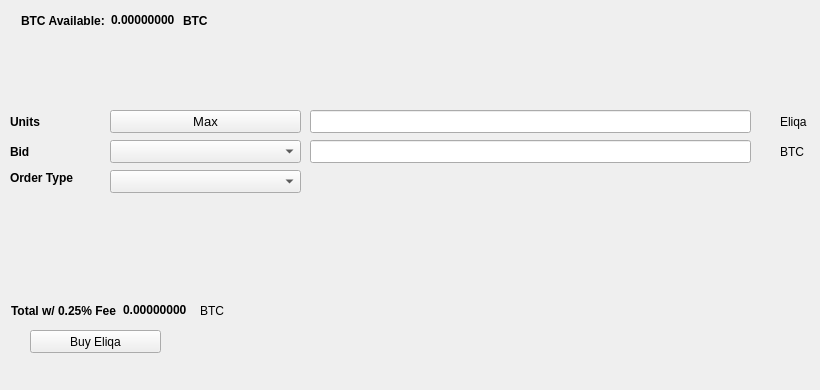
   <widget class="QWidget" name="BuyTab">
    <attribute name="title">
     <string>Buy</string>
    </attribute>
    <widget class="QPushButton" name="BuyEliqa">
     <property name="geometry">
      <rect>
       <x>30</x>
       <y>330</y>
       <width>131</width>
       <height>23</height>
      </rect>
     </property>
     <property name="text">
      <string>Buy Eliqa</string>
     </property>
     <property name="icon">
      <iconset resource="../eliqa.qrc">
       <normaloff>:/icons/bitcoin</normaloff>:/icons/bitcoin</iconset>
     </property>
    </widget>
    <widget class="QLabel" name="label_3">
     <property name="geometry">
      <rect>
       <x>10</x>
       <y>110</y>
       <width>46</width>
       <height>23</height>
      </rect>
     </property>
     <property name="font">
      <font>
       <weight>75</weight>
       <bold>true</bold>
      </font>
     </property>
     <property name="text">
      <string>Units</string>
     </property>
    </widget>
    <widget class="QLineEdit" name="UnitsInput">
     <property name="geometry">
      <rect>
       <x>310</x>
       <y>110</y>
       <width>441</width>
       <height>23</height>
      </rect>
     </property>
     <property name="font">
      <font>
       <pointsize>9</pointsize>
       <weight>75</weight>
       <bold>true</bold>
      </font>
     </property>
    </widget>
    <widget class="QLineEdit" name="BuyBidPriceEdit">
     <property name="geometry">
      <rect>
       <x>310</x>
       <y>140</y>
       <width>441</width>
       <height>23</height>
      </rect>
     </property>
     <property name="font">
      <font>
       <pointsize>9</pointsize>
       <weight>75</weight>
       <bold>true</bold>
      </font>
     </property>
    </widget>
    <widget class="QLabel" name="label_4">
     <property name="geometry">
      <rect>
       <x>780</x>
       <y>110</y>
       <width>31</width>
       <height>23</height>
      </rect>
     </property>
     <property name="text">
      <string>Eliqa</string>
     </property>
    </widget>
    <widget class="QLabel" name="label_5">
     <property name="geometry">
      <rect>
       <x>780</x>
       <y>140</y>
       <width>31</width>
       <height>23</height>
      </rect>
     </property>
     <property name="text">
      <string>BTC</string>
     </property>
    </widget>
    <widget class="QLabel" name="label_6">
     <property name="geometry">
      <rect>
       <x>10</x>
       <y>140</y>
       <width>46</width>
       <height>23</height>
      </rect>
     </property>
     <property name="font">
      <font>
       <weight>75</weight>
       <bold>true</bold>
      </font>
     </property>
     <property name="text">
      <string>Bid</string>
     </property>
    </widget>
    <widget class="QLabel" name="label_7">
     <property name="geometry">
      <rect>
       <x>10</x>
       <y>170</y>
       <width>91</width>
       <height>16</height>
      </rect>
     </property>
     <property name="font">
      <font>
       <weight>75</weight>
       <bold>true</bold>
      </font>
     </property>
     <property name="text">
      <string>Order Type</string>
     </property>
    </widget>
    <widget class="QPushButton" name="Buy_Max_Amount">
     <property name="geometry">
      <rect>
       <x>110</x>
       <y>110</y>
       <width>191</width>
       <height>23</height>
      </rect>
     </property>
     <property name="font">
      <font>
       <pointsize>10</pointsize>
      </font>
     </property>
     <property name="text">
      <string>Max</string>
     </property>
    </widget>
    <widget class="QComboBox" name="BuyBidcomboBox">
     <property name="geometry">
      <rect>
       <x>110</x>
       <y>140</y>
       <width>191</width>
       <height>23</height>
      </rect>
     </property>
     <property name="font">
      <font>
       <pointsize>10</pointsize>
      </font>
     </property>
    </widget>
    <widget class="QComboBox" name="buyOrdertypeCombo">
     <property name="geometry">
      <rect>
       <x>110</x>
       <y>170</y>
       <width>191</width>
       <height>23</height>
      </rect>
     </property>
     <property name="font">
      <font>
       <pointsize>10</pointsize>
      </font>
     </property>
    </widget>
    <widget class="QWidget" name="layoutWidget1">
     <property name="geometry">
      <rect>
       <x>21</x>
       <y>11</y>
       <width>227</width>
       <height>19</height>
      </rect>
     </property>
     <layout class="QHBoxLayout" name="horizontalLayout_3">
      <item>
       <widget class="QLabel" name="label232">
        <property name="font">
         <font>
          <weight>75</weight>
          <bold>true</bold>
         </font>
        </property>
        <property name="text">
         <string>BTC Available:</string>
        </property>
       </widget>
      </item>
      <item>
       <widget class="QLabel" name="BtcAvailableLbl">
        <property name="palette">
         <palette>
          <active>
           <colorrole role="WindowText">
            <brush brushstyle="SolidPattern">
             <color alpha="255">
              <red>0</red>
              <green>0</green>
              <blue>0</blue>
             </color>
            </brush>
           </colorrole>
           <colorrole role="Button">
            <brush brushstyle="SolidPattern">
             <color alpha="255">
              <red>0</red>
              <green>170</green>
              <blue>0</blue>
             </color>
            </brush>
           </colorrole>
           <colorrole role="Light">
            <brush brushstyle="SolidPattern">
             <color alpha="255">
              <red>0</red>
              <green>255</green>
              <blue>0</blue>
             </color>
            </brush>
           </colorrole>
           <colorrole role="Midlight">
            <brush brushstyle="SolidPattern">
             <color alpha="255">
              <red>0</red>
              <green>212</green>
              <blue>0</blue>
             </color>
            </brush>
           </colorrole>
           <colorrole role="Dark">
            <brush brushstyle="SolidPattern">
             <color alpha="255">
              <red>0</red>
              <green>85</green>
              <blue>0</blue>
             </color>
            </brush>
           </colorrole>
           <colorrole role="Mid">
            <brush brushstyle="SolidPattern">
             <color alpha="255">
              <red>0</red>
              <green>113</green>
              <blue>0</blue>
             </color>
            </brush>
           </colorrole>
           <colorrole role="Text">
            <brush brushstyle="SolidPattern">
             <color alpha="255">
              <red>0</red>
              <green>170</green>
              <blue>0</blue>
             </color>
            </brush>
           </colorrole>
           <colorrole role="BrightText">
            <brush brushstyle="SolidPattern">
             <color alpha="255">
              <red>255</red>
              <green>255</green>
              <blue>255</blue>
             </color>
            </brush>
           </colorrole>
           <colorrole role="ButtonText">
            <brush brushstyle="SolidPattern">
             <color alpha="255">
              <red>0</red>
              <green>0</green>
              <blue>0</blue>
             </color>
            </brush>
           </colorrole>
           <colorrole role="Base">
            <brush brushstyle="SolidPattern">
             <color alpha="255">
              <red>255</red>
              <green>255</green>
              <blue>255</blue>
             </color>
            </brush>
           </colorrole>
           <colorrole role="Window">
            <brush brushstyle="SolidPattern">
             <color alpha="255">
              <red>0</red>
              <green>170</green>
              <blue>0</blue>
             </color>
            </brush>
           </colorrole>
           <colorrole role="Shadow">
            <brush brushstyle="SolidPattern">
             <color alpha="255">
              <red>0</red>
              <green>0</green>
              <blue>0</blue>
             </color>
            </brush>
           </colorrole>
           <colorrole role="AlternateBase">
            <brush brushstyle="SolidPattern">
             <color alpha="255">
              <red>127</red>
              <green>212</green>
              <blue>127</blue>
             </color>
            </brush>
           </colorrole>
           <colorrole role="ToolTipBase">
            <brush brushstyle="SolidPattern">
             <color alpha="255">
              <red>255</red>
              <green>255</green>
              <blue>220</blue>
             </color>
            </brush>
           </colorrole>
           <colorrole role="ToolTipText">
            <brush brushstyle="SolidPattern">
             <color alpha="255">
              <red>0</red>
              <green>0</green>
              <blue>0</blue>
             </color>
            </brush>
           </colorrole>
          </active>
          <inactive>
           <colorrole role="WindowText">
            <brush brushstyle="SolidPattern">
             <color alpha="255">
              <red>0</red>
              <green>0</green>
              <blue>0</blue>
             </color>
            </brush>
           </colorrole>
           <colorrole role="Button">
            <brush brushstyle="SolidPattern">
             <color alpha="255">
              <red>0</red>
              <green>170</green>
              <blue>0</blue>
             </color>
            </brush>
           </colorrole>
           <colorrole role="Light">
            <brush brushstyle="SolidPattern">
             <color alpha="255">
              <red>0</red>
              <green>255</green>
              <blue>0</blue>
             </color>
            </brush>
           </colorrole>
           <colorrole role="Midlight">
            <brush brushstyle="SolidPattern">
             <color alpha="255">
              <red>0</red>
              <green>212</green>
              <blue>0</blue>
             </color>
            </brush>
           </colorrole>
           <colorrole role="Dark">
            <brush brushstyle="SolidPattern">
             <color alpha="255">
              <red>0</red>
              <green>85</green>
              <blue>0</blue>
             </color>
            </brush>
           </colorrole>
           <colorrole role="Mid">
            <brush brushstyle="SolidPattern">
             <color alpha="255">
              <red>0</red>
              <green>113</green>
              <blue>0</blue>
             </color>
            </brush>
           </colorrole>
           <colorrole role="Text">
            <brush brushstyle="SolidPattern">
             <color alpha="255">
              <red>0</red>
              <green>170</green>
              <blue>0</blue>
             </color>
            </brush>
           </colorrole>
           <colorrole role="BrightText">
            <brush brushstyle="SolidPattern">
             <color alpha="255">
              <red>255</red>
              <green>255</green>
              <blue>255</blue>
             </color>
            </brush>
           </colorrole>
           <colorrole role="ButtonText">
            <brush brushstyle="SolidPattern">
             <color alpha="255">
              <red>0</red>
              <green>0</green>
              <blue>0</blue>
             </color>
            </brush>
           </colorrole>
           <colorrole role="Base">
            <brush brushstyle="SolidPattern">
             <color alpha="255">
              <red>255</red>
              <green>255</green>
              <blue>255</blue>
             </color>
            </brush>
           </colorrole>
           <colorrole role="Window">
            <brush brushstyle="SolidPattern">
             <color alpha="255">
              <red>0</red>
              <green>170</green>
              <blue>0</blue>
             </color>
            </brush>
           </colorrole>
           <colorrole role="Shadow">
            <brush brushstyle="SolidPattern">
             <color alpha="255">
              <red>0</red>
              <green>0</green>
              <blue>0</blue>
             </color>
            </brush>
           </colorrole>
           <colorrole role="AlternateBase">
            <brush brushstyle="SolidPattern">
             <color alpha="255">
              <red>127</red>
              <green>212</green>
              <blue>127</blue>
             </color>
            </brush>
           </colorrole>
           <colorrole role="ToolTipBase">
            <brush brushstyle="SolidPattern">
             <color alpha="255">
              <red>255</red>
              <green>255</green>
              <blue>220</blue>
             </color>
            </brush>
           </colorrole>
           <colorrole role="ToolTipText">
            <brush brushstyle="SolidPattern">
             <color alpha="255">
              <red>0</red>
              <green>0</green>
              <blue>0</blue>
             </color>
            </brush>
           </colorrole>
          </inactive>
          <disabled>
           <colorrole role="WindowText">
            <brush brushstyle="SolidPattern">
             <color alpha="255">
              <red>0</red>
              <green>85</green>
              <blue>0</blue>
             </color>
            </brush>
           </colorrole>
           <colorrole role="Button">
            <brush brushstyle="SolidPattern">
             <color alpha="255">
              <red>0</red>
              <green>170</green>
              <blue>0</blue>
             </color>
            </brush>
           </colorrole>
           <colorrole role="Light">
            <brush brushstyle="SolidPattern">
             <color alpha="255">
              <red>0</red>
              <green>255</green>
              <blue>0</blue>
             </color>
            </brush>
           </colorrole>
           <colorrole role="Midlight">
            <brush brushstyle="SolidPattern">
             <color alpha="255">
              <red>0</red>
              <green>212</green>
              <blue>0</blue>
             </color>
            </brush>
           </colorrole>
           <colorrole role="Dark">
            <brush brushstyle="SolidPattern">
             <color alpha="255">
              <red>0</red>
              <green>85</green>
              <blue>0</blue>
             </color>
            </brush>
           </colorrole>
           <colorrole role="Mid">
            <brush brushstyle="SolidPattern">
             <color alpha="255">
              <red>0</red>
              <green>113</green>
              <blue>0</blue>
             </color>
            </brush>
           </colorrole>
           <colorrole role="Text">
            <brush brushstyle="SolidPattern">
             <color alpha="255">
              <red>0</red>
              <green>85</green>
              <blue>0</blue>
             </color>
            </brush>
           </colorrole>
           <colorrole role="BrightText">
            <brush brushstyle="SolidPattern">
             <color alpha="255">
              <red>255</red>
              <green>255</green>
              <blue>255</blue>
             </color>
            </brush>
           </colorrole>
           <colorrole role="ButtonText">
            <brush brushstyle="SolidPattern">
             <color alpha="255">
              <red>0</red>
              <green>85</green>
              <blue>0</blue>
             </color>
            </brush>
           </colorrole>
           <colorrole role="Base">
            <brush brushstyle="SolidPattern">
             <color alpha="255">
              <red>0</red>
              <green>170</green>
              <blue>0</blue>
             </color>
            </brush>
           </colorrole>
           <colorrole role="Window">
            <brush brushstyle="SolidPattern">
             <color alpha="255">
              <red>0</red>
              <green>170</green>
              <blue>0</blue>
             </color>
            </brush>
           </colorrole>
           <colorrole role="Shadow">
            <brush brushstyle="SolidPattern">
             <color alpha="255">
              <red>0</red>
              <green>0</green>
              <blue>0</blue>
             </color>
            </brush>
           </colorrole>
           <colorrole role="AlternateBase">
            <brush brushstyle="SolidPattern">
             <color alpha="255">
              <red>0</red>
              <green>170</green>
              <blue>0</blue>
             </color>
            </brush>
           </colorrole>
           <colorrole role="ToolTipBase">
            <brush brushstyle="SolidPattern">
             <color alpha="255">
              <red>255</red>
              <green>255</green>
              <blue>220</blue>
             </color>
            </brush>
           </colorrole>
           <colorrole role="ToolTipText">
            <brush brushstyle="SolidPattern">
             <color alpha="255">
              <red>0</red>
              <green>0</green>
              <blue>0</blue>
             </color>
            </brush>
           </colorrole>
          </disabled>
         </palette>
        </property>
        <property name="font">
         <font>
          <weight>75</weight>
          <bold>true</bold>
         </font>
        </property>
        <property name="text">
         <string>0.00000000</string>
        </property>
        <property name="textInteractionFlags">
         <set>Qt::LinksAccessibleByMouse|Qt::TextSelectableByKeyboard|Qt::TextSelectableByMouse</set>
        </property>
       </widget>
      </item>
      <item>
       <widget class="QLabel" name="BtcAvailableLbl_2">
        <property name="font">
         <font>
          <weight>75</weight>
          <bold>true</bold>
         </font>
        </property>
        <property name="text">
         <string>BTC</string>
        </property>
       </widget>
      </item>
     </layout>
    </widget>
    <widget class="QWidget" name="layoutWidge2">
     <property name="geometry">
      <rect>
       <x>11</x>
       <y>301</y>
       <width>259</width>
       <height>19</height>
      </rect>
     </property>
     <layout class="QHBoxLayout" name="horizontalLayout_4">
      <item>
       <widget class="QLabel" name="label_9">
        <property name="font">
         <font>
          <weight>75</weight>
          <bold>true</bold>
         </font>
        </property>
        <property name="text">
         <string>Total w/ 0.25% Fee</string>
        </property>
       </widget>
      </item>
      <item>
       <widget class="QLabel" name="BuyCostLabel">
        <property name="palette">
         <palette>
          <active>
           <colorrole role="WindowText">
            <brush brushstyle="SolidPattern">
             <color alpha="255">
              <red>0</red>
              <green>0</green>
              <blue>0</blue>
             </color>
            </brush>
           </colorrole>
           <colorrole role="Button">
            <brush brushstyle="SolidPattern">
             <color alpha="255">
              <red>0</red>
              <green>170</green>
              <blue>0</blue>
             </color>
            </brush>
           </colorrole>
           <colorrole role="Light">
            <brush brushstyle="SolidPattern">
             <color alpha="255">
              <red>0</red>
              <green>255</green>
              <blue>0</blue>
             </color>
            </brush>
           </colorrole>
           <colorrole role="Midlight">
            <brush brushstyle="SolidPattern">
             <color alpha="255">
              <red>0</red>
              <green>212</green>
              <blue>0</blue>
             </color>
            </brush>
           </colorrole>
           <colorrole role="Dark">
            <brush brushstyle="SolidPattern">
             <color alpha="255">
              <red>0</red>
              <green>85</green>
              <blue>0</blue>
             </color>
            </brush>
           </colorrole>
           <colorrole role="Mid">
            <brush brushstyle="SolidPattern">
             <color alpha="255">
              <red>0</red>
              <green>113</green>
              <blue>0</blue>
             </color>
            </brush>
           </colorrole>
           <colorrole role="Text">
            <brush brushstyle="SolidPattern">
             <color alpha="255">
              <red>0</red>
              <green>170</green>
              <blue>0</blue>
             </color>
            </brush>
           </colorrole>
           <colorrole role="BrightText">
            <brush brushstyle="SolidPattern">
             <color alpha="255">
              <red>255</red>
              <green>255</green>
              <blue>255</blue>
             </color>
            </brush>
           </colorrole>
           <colorrole role="ButtonText">
            <brush brushstyle="SolidPattern">
             <color alpha="255">
              <red>0</red>
              <green>0</green>
              <blue>0</blue>
             </color>
            </brush>
           </colorrole>
           <colorrole role="Base">
            <brush brushstyle="SolidPattern">
             <color alpha="255">
              <red>255</red>
              <green>255</green>
              <blue>255</blue>
             </color>
            </brush>
           </colorrole>
           <colorrole role="Window">
            <brush brushstyle="SolidPattern">
             <color alpha="255">
              <red>0</red>
              <green>170</green>
              <blue>0</blue>
             </color>
            </brush>
           </colorrole>
           <colorrole role="Shadow">
            <brush brushstyle="SolidPattern">
             <color alpha="255">
              <red>0</red>
              <green>0</green>
              <blue>0</blue>
             </color>
            </brush>
           </colorrole>
           <colorrole role="AlternateBase">
            <brush brushstyle="SolidPattern">
             <color alpha="255">
              <red>127</red>
              <green>212</green>
              <blue>127</blue>
             </color>
            </brush>
           </colorrole>
           <colorrole role="ToolTipBase">
            <brush brushstyle="SolidPattern">
             <color alpha="255">
              <red>255</red>
              <green>255</green>
              <blue>220</blue>
             </color>
            </brush>
           </colorrole>
           <colorrole role="ToolTipText">
            <brush brushstyle="SolidPattern">
             <color alpha="255">
              <red>0</red>
              <green>0</green>
              <blue>0</blue>
             </color>
            </brush>
           </colorrole>
          </active>
          <inactive>
           <colorrole role="WindowText">
            <brush brushstyle="SolidPattern">
             <color alpha="255">
              <red>0</red>
              <green>0</green>
              <blue>0</blue>
             </color>
            </brush>
           </colorrole>
           <colorrole role="Button">
            <brush brushstyle="SolidPattern">
             <color alpha="255">
              <red>0</red>
              <green>170</green>
              <blue>0</blue>
             </color>
            </brush>
           </colorrole>
           <colorrole role="Light">
            <brush brushstyle="SolidPattern">
             <color alpha="255">
              <red>0</red>
              <green>255</green>
              <blue>0</blue>
             </color>
            </brush>
           </colorrole>
           <colorrole role="Midlight">
            <brush brushstyle="SolidPattern">
             <color alpha="255">
              <red>0</red>
              <green>212</green>
              <blue>0</blue>
             </color>
            </brush>
           </colorrole>
           <colorrole role="Dark">
            <brush brushstyle="SolidPattern">
             <color alpha="255">
              <red>0</red>
              <green>85</green>
              <blue>0</blue>
             </color>
            </brush>
           </colorrole>
           <colorrole role="Mid">
            <brush brushstyle="SolidPattern">
             <color alpha="255">
              <red>0</red>
              <green>113</green>
              <blue>0</blue>
             </color>
            </brush>
           </colorrole>
           <colorrole role="Text">
            <brush brushstyle="SolidPattern">
             <color alpha="255">
              <red>0</red>
              <green>170</green>
              <blue>0</blue>
             </color>
            </brush>
           </colorrole>
           <colorrole role="BrightText">
            <brush brushstyle="SolidPattern">
             <color alpha="255">
              <red>255</red>
              <green>255</green>
              <blue>255</blue>
             </color>
            </brush>
           </colorrole>
           <colorrole role="ButtonText">
            <brush brushstyle="SolidPattern">
             <color alpha="255">
              <red>0</red>
              <green>0</green>
              <blue>0</blue>
             </color>
            </brush>
           </colorrole>
           <colorrole role="Base">
            <brush brushstyle="SolidPattern">
             <color alpha="255">
              <red>255</red>
              <green>255</green>
              <blue>255</blue>
             </color>
            </brush>
           </colorrole>
           <colorrole role="Window">
            <brush brushstyle="SolidPattern">
             <color alpha="255">
              <red>0</red>
              <green>170</green>
              <blue>0</blue>
             </color>
            </brush>
           </colorrole>
           <colorrole role="Shadow">
            <brush brushstyle="SolidPattern">
             <color alpha="255">
              <red>0</red>
              <green>0</green>
              <blue>0</blue>
             </color>
            </brush>
           </colorrole>
           <colorrole role="AlternateBase">
            <brush brushstyle="SolidPattern">
             <color alpha="255">
              <red>127</red>
              <green>212</green>
              <blue>127</blue>
             </color>
            </brush>
           </colorrole>
           <colorrole role="ToolTipBase">
            <brush brushstyle="SolidPattern">
             <color alpha="255">
              <red>255</red>
              <green>255</green>
              <blue>220</blue>
             </color>
            </brush>
           </colorrole>
           <colorrole role="ToolTipText">
            <brush brushstyle="SolidPattern">
             <color alpha="255">
              <red>0</red>
              <green>0</green>
              <blue>0</blue>
             </color>
            </brush>
           </colorrole>
          </inactive>
          <disabled>
           <colorrole role="WindowText">
            <brush brushstyle="SolidPattern">
             <color alpha="255">
              <red>0</red>
              <green>85</green>
              <blue>0</blue>
             </color>
            </brush>
           </colorrole>
           <colorrole role="Button">
            <brush brushstyle="SolidPattern">
             <color alpha="255">
              <red>0</red>
              <green>170</green>
              <blue>0</blue>
             </color>
            </brush>
           </colorrole>
           <colorrole role="Light">
            <brush brushstyle="SolidPattern">
             <color alpha="255">
              <red>0</red>
              <green>255</green>
              <blue>0</blue>
             </color>
            </brush>
           </colorrole>
           <colorrole role="Midlight">
            <brush brushstyle="SolidPattern">
             <color alpha="255">
              <red>0</red>
              <green>212</green>
              <blue>0</blue>
             </color>
            </brush>
           </colorrole>
           <colorrole role="Dark">
            <brush brushstyle="SolidPattern">
             <color alpha="255">
              <red>0</red>
              <green>85</green>
              <blue>0</blue>
             </color>
            </brush>
           </colorrole>
           <colorrole role="Mid">
            <brush brushstyle="SolidPattern">
             <color alpha="255">
              <red>0</red>
              <green>113</green>
              <blue>0</blue>
             </color>
            </brush>
           </colorrole>
           <colorrole role="Text">
            <brush brushstyle="SolidPattern">
             <color alpha="255">
              <red>0</red>
              <green>85</green>
              <blue>0</blue>
             </color>
            </brush>
           </colorrole>
           <colorrole role="BrightText">
            <brush brushstyle="SolidPattern">
             <color alpha="255">
              <red>255</red>
              <green>255</green>
              <blue>255</blue>
             </color>
            </brush>
           </colorrole>
           <colorrole role="ButtonText">
            <brush brushstyle="SolidPattern">
             <color alpha="255">
              <red>0</red>
              <green>85</green>
              <blue>0</blue>
             </color>
            </brush>
           </colorrole>
           <colorrole role="Base">
            <brush brushstyle="SolidPattern">
             <color alpha="255">
              <red>0</red>
              <green>170</green>
              <blue>0</blue>
             </color>
            </brush>
           </colorrole>
           <colorrole role="Window">
            <brush brushstyle="SolidPattern">
             <color alpha="255">
              <red>0</red>
              <green>170</green>
              <blue>0</blue>
             </color>
            </brush>
           </colorrole>
           <colorrole role="Shadow">
            <brush brushstyle="SolidPattern">
             <color alpha="255">
              <red>0</red>
              <green>0</green>
              <blue>0</blue>
             </color>
            </brush>
           </colorrole>
           <colorrole role="AlternateBase">
            <brush brushstyle="SolidPattern">
             <color alpha="255">
              <red>0</red>
              <green>170</green>
              <blue>0</blue>
             </color>
            </brush>
           </colorrole>
           <colorrole role="ToolTipBase">
            <brush brushstyle="SolidPattern">
             <color alpha="255">
              <red>255</red>
              <green>255</green>
              <blue>220</blue>
             </color>
            </brush>
           </colorrole>
           <colorrole role="ToolTipText">
            <brush brushstyle="SolidPattern">
             <color alpha="255">
              <red>0</red>
              <green>0</green>
              <blue>0</blue>
             </color>
            </brush>
           </colorrole>
          </disabled>
         </palette>
        </property>
        <property name="font">
         <font>
          <weight>75</weight>
          <bold>true</bold>
         </font>
        </property>
        <property name="autoFillBackground">
         <bool>false</bool>
        </property>
        <property name="text">
         <string>0.00000000</string>
        </property>
        <property name="textInteractionFlags">
         <set>Qt::LinksAccessibleByMouse|Qt::TextSelectableByMouse</set>
        </property>
       </widget>
      </item>
      <item>
       <widget class="QLabel" name="label_10">
        <property name="font">
         <font>
          <weight>50</weight>
          <bold>false</bold>
         </font>
        </property>
        <property name="text">
         <string>BTC</string>
        </property>
       </widget>
      </item>
     </layout>
    </widget>
    <widget class="QLabel" name="label_24">
     <property name="geometry">
      <rect>
       <x>460</x>
       <y>300</y>
       <width>281</width>
       <height>81</height>
      </rect>
     </property>
     <property name="text">
      <string/>
     </property>
     <property name="pixmap">
      <pixmap>:/images/bittrex</pixmap>
     </property>
    </widget>
   </widget>
